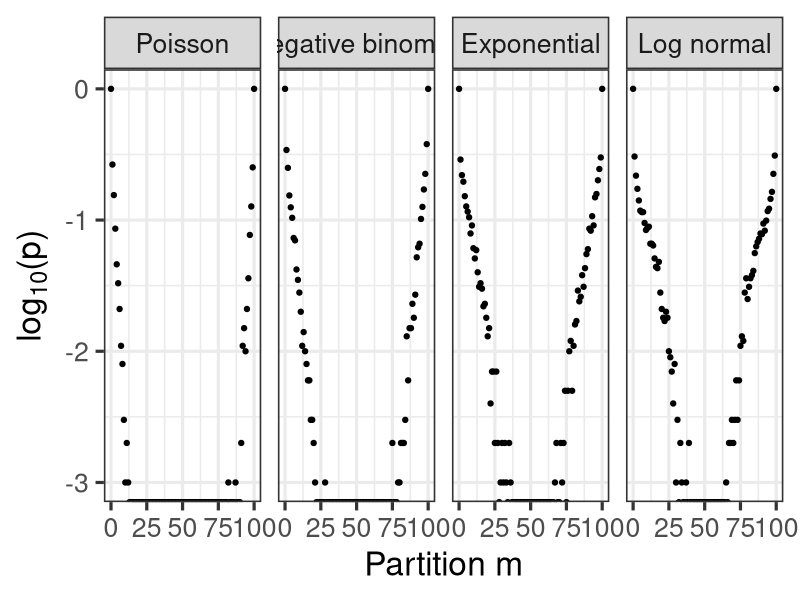
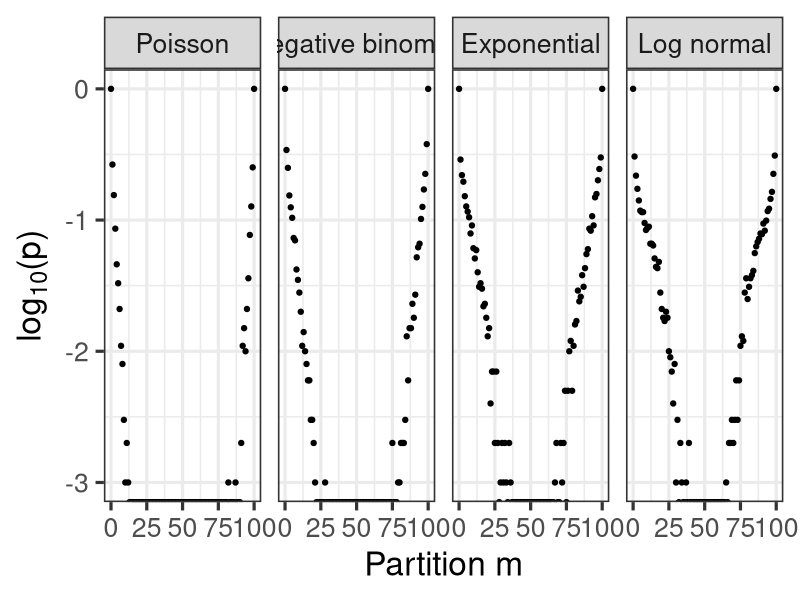

These charts were generated, in order, by the following R code:
# Section 3, Figure 1a
# Simulated trend in p-values across the partitions

library(ggplot2)
paperPath <- "/home/bsegal/Dropbox/Research/PermTest/neighborhoods/paper"

# Functions -----------------------------------------------

pFun <- function(x,t0){
  mean(abs(x) >= abs(t0))
}

ratio_mean <- function(x,y){
  max(mean(x)/mean(y),mean(y)/mean(x))
}

pValPlotRatioFacet <- function(x,y){

  ratioMeanPartition <- list()
    
  B <- 10^3
  for (m in 1:nx){
    print(m)
    
    ratioMeanVec <- rep(NA,B)
    
    for (b in 1:B){
    
      indx <- sample(1:nx, size = m, replace = FALSE)
      indy <- sample(1:ny, size = m, replace = FALSE)

      xNew <- c(x[-indx], y[indy])
      yNew <- c(y[-indy], x[indx])
    
      ratioMeanVec[b] <- ratio_mean(xNew, yNew)
      
    }
    
    ratioMeanPartition[[m]] <- ratioMeanVec

  }

  # calculate p-values

  t0_ratio_mean=ratio_mean(x,y)
  
  p_ratio_mean <- c(1, 
                  sapply(ratioMeanPartition, pFun, t0_ratio_mean))
  
  return(p_ratio_mean)
}
  
# Plots ---------------------------------------------------

nx = 100
ny = 100

out <- list()

x <- rpois(n = nx, lambda = 4)
y <- rpois(n = ny, lambda = 2)
out[[1]] <- data.frame(p = pValPlotRatioFacet(x,y), dist="Poisson")

x <- rnbinom(n = nx, size = 3, mu = 2)
y <- rnbinom(n = ny, size = 3, mu = 4)
out[[2]] <- data.frame(p = pValPlotRatioFacet(x, y),
                    dist = "Negative binomial")
x <- rexp(n = nx, rate = 2)
y <- rexp(n = ny, rate = 1)
out[[3]] <- data.frame(p = pValPlotRatioFacet(x, y),
                    dist = "Exponential")

x <- rlnorm(n = nx, meanlog = 2, sdlog = 1)
y <- rlnorm(n = ny, meanlog = 1, sdlog = 1)
out[[4]] <- data.frame(p = pValPlotRatioFacet(x, y),
                    dist = "Log normal")

plotData <- do.call(rbind, out)
plotData$m <- 0:100

plotData$dist <- factor(plotData$dist, levels=c("Poisson",
                  "Negative binomial", "Exponential", "Log normal"))

dev.new(width = 14, height = 5)
ggplot(aes(x = m, log(p, 10)), data = plotData)+
  geom_point(size = 1.5)+
  theme_bw(24)+
  facet_wrap(~dist, nrow = 1)+
  labs(y = expression(paste("lo", g[10], "(p)", sep = "")),
       x = "Partition m")
ggsave(file.path(paperPath,"logp_ratio_mean_facet.png"))





